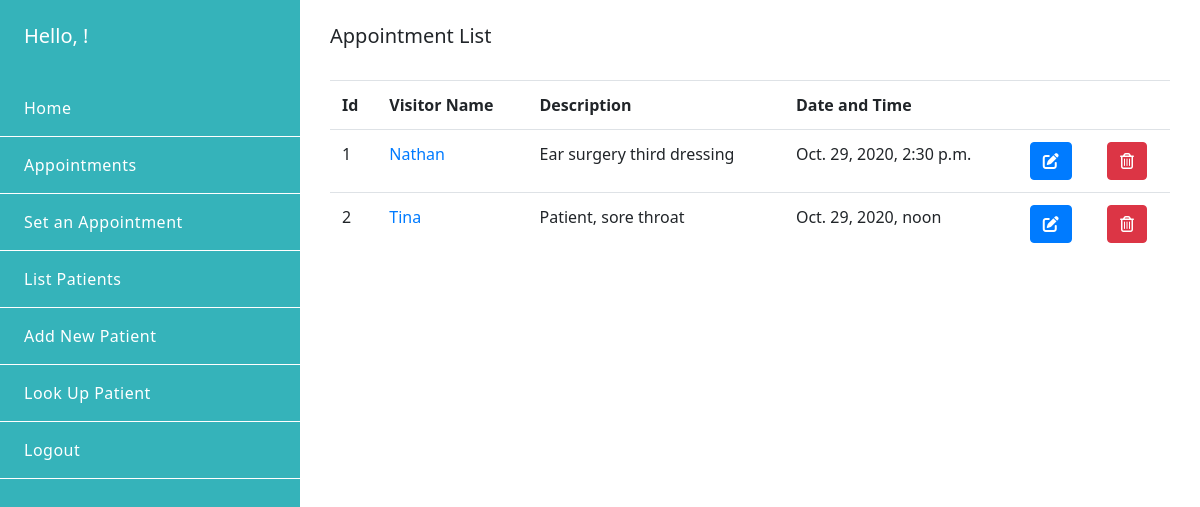
Page /appointments/ on the earlier database version.
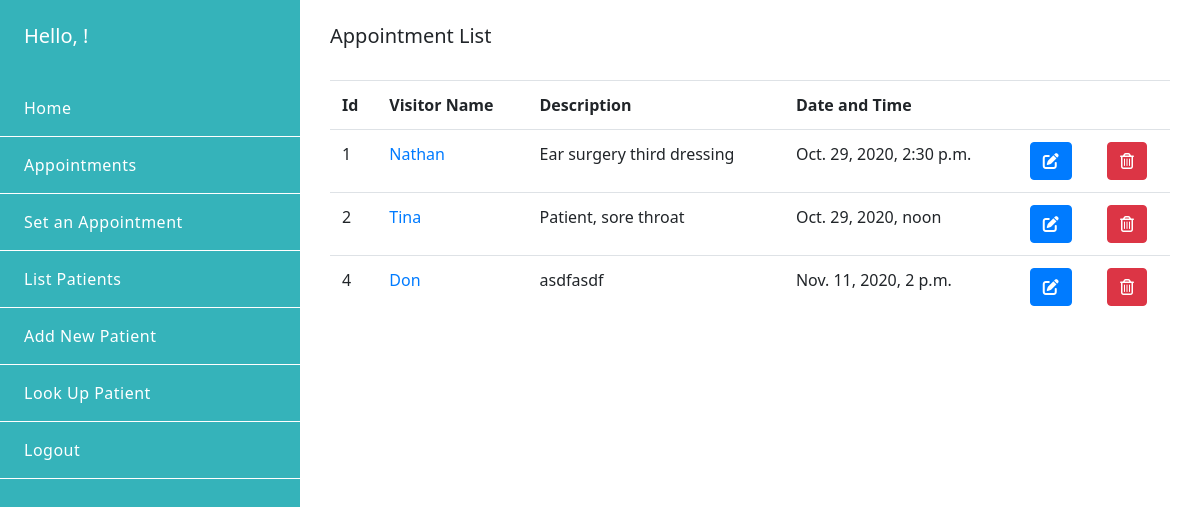
Same page on the later database version.
### emr/models.py (models this page shows, shortened)
class Appointment(models.Model):
    id = models.AutoField(primary_key=True)
    visitor_name = models.CharField(max_length=254, blank=True)
    description = models.TextField(blank=True)
    date_time = models.DateTimeField(default=timezone.now)
    def get_absolute_url(self):
        return reverse('view_appointment', args=[self.id])

### emr/views.py (the view)
# urls.py: path('appointments/', views.list_appointments, name='list_appointments'),
def list_appointments(request):
    appointments = Appointment.objects.all()
    return render(request, 'emr/list_appointments.html', {'appointments': appointments})

### emr/templates/emr/list_appointments.html
{% extends 'backend_base.html' %} {% block content %}
<div class="container-fluid py-4">
  <div class="row">
    <div class="col-sm-6">
      <h5>Appointment List</h5>
    </div>
  </div>
  <div class="article">
    <table class="table mt-4">
      <tr>
        <th>Id</th>
        <th>Visitor Name</th>
        <th>Description</th>
        <th>Date and Time</th>
        <th></th>
        <th></th>
      </tr>
      {% for appointment in appointments %}
      <tr>
        <td><span>{{appointment.id}}</span></td>
        <td> <a href="{{appointment.get_absolute_url }}"> <span>{{appointment.visitor_name}}</span></a></td>
        <td>
          {{appointment.description}}
        </td>
        <td><span>{{appointment.date_time}}</span></td>
        <td>
          <a href="{% url 'update_appointment' id=appointment.id %}" class="btn btn-primary"><span><i class="fas fa-edit"></i></span></a>
        </td>
        <td>
          <a href="{% url 'delete_appointment' id=appointment.id %}" class="btn btn-danger"><span><i class="far fa-trash-alt"></i></span></a></a>
        </td>
      </tr>
      {% endfor %}
    </table>
  </div>
</div>
{% endblock %}

### emr/templates/backend_base.html (shortened to what this page needs)
<!DOCTYPE html>
<html>
<head>
    {% load static %}
    <link
      rel="stylesheet"
      type="text/css"
      href="{% static 'emr/css/style.css' %}"
    />
    <link
      rel="stylesheet"
      href="https://stackpath.bootstrapcdn.com/bootstrap/4.3.1/css/bootstrap.min.css"
    />
    <link rel="stylesheet" href="https://cdnjs.cloudflare.com/ajax/libs/tempusdominus-bootstrap-4/5.1.2/css/tempusdominus-bootstrap-4.min.css" />
</head>
<body>
    <div class = "container-fluid base-container">
        <div class= "row base-row">
            <div class= "col-sm-12 col-md-6 col-lg-3  col-xl-3 p-0 bg-emr">
              <h5 class="p-4 pb-2 font-white"> Hello, <span style="text-transform:capitalize;">{{request.user.username}} !</span></h5>
              {% include 'emr/nav.html' %}
            </div>
            <div class="col-sm-12 col-md-6 col-lg-9 col-xl-9">
                {% block content %}
                {% endblock content %}
            </div>
        </div>
    </div>
</body>
</html>

### emr/templates/emr/nav.html
<ul class="nav-list p-0">
    <li class="nav-list-item">
        <a href="{% url 'home' %}" class=" font-black pl-4 letter-spacing-05">Home</a>
    </li>
    <li class="nav-list-item">
        <a href="{% url 'list_appointments' %}" class=" font-black pl-4 letter-spacing-05">Appointments</a>
    </li>
    <li class="nav-list-item">
        <a href="{% url 'add_appointment' %}" class=" font-black pl-4 letter-spacing-05">Set an Appointment</a>
    </li>
    <li class="nav-list-item">
        <a href="{% url 'list_patients'%}" class=" font-black pl-4 letter-spacing-05">List Patients</a>
    </li>
    <li class="nav-list-item">
            <a href="{% url 'add_patient' %}" class=" font-black pl-4 letter-spacing-05">Add New Patient</a>
    </li>
    <li class="nav-list-item">
            <a href="{% url 'search_patient' %}" class=" font-black pl-4 letter-spacing-05">Look Up Patient</a>
    </li>
    <li class="nav-list-item">
            <a href="{% url 'logout' %}" class=" font-black pl-4 letter-spacing-05">Logout</a>
    </li>
</ul>

### emr/static/emr/css/style.css (style rules this page uses)
* { font-family: "Noto Sans", sans-serif; transition: all ease-in 0.2s; }
html, body { height: 100%; min-height: 100%; }
.bg-emr { background-color:rgba(3, 161, 169, 0.8); }
.letter-spacing-05 { letter-spacing: 0.5px; }
.font-white { color: rgba(256, 256, 256, 1); }
.font-black { color:rgba(0,0,0,1); }
.base-container { height:100%; }
.base-row { height:100%; }
.nav-list-item { border-bottom: 1px solid rgba(256, 256, 256, 1); }
.nav-list-item a { display:block; padding:1em; color:rgba(256,256,256,1); }

Differences in the rows shown:
added Appointment: id "4", visitor_name "Don", description "asdfasdf", date_time "Nov. 11, 2020, 2 p.m."
